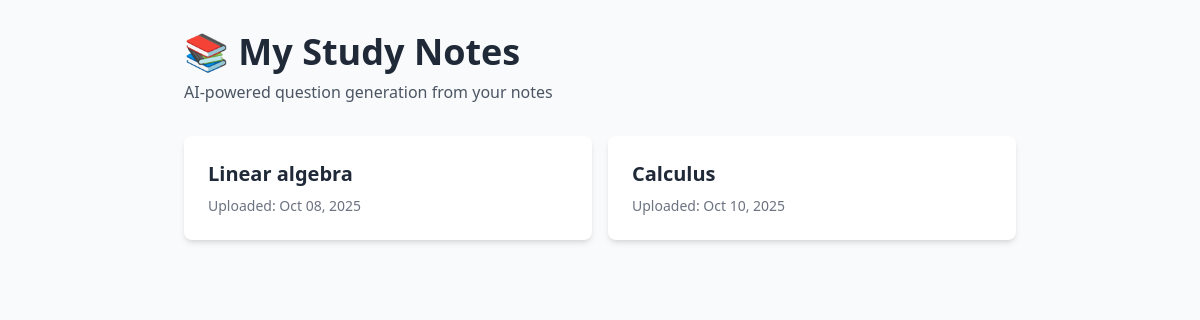
The page / on the database its author committed.
### polls/models.py (models this page shows, shortened)
class Note_set(models.Model): # class is a blueprint. Note_set creates an instance(object) from it.
    title = models.CharField(max_length=100)
    content = models.FileField(upload_to='notes/')
    uploaded_at = models.DateTimeField(auto_now_add=True)

### polls/views.py (the view)
# urls.py: path('', views.index, name='home'),
def index(request):
    note_set = Note_set.objects.all()
    context = {
        'note_set': note_set
    }
    return render(request, "polls/home.html", context)

### polls/templates/polls/home.html (shortened to what this page needs)
<!DOCTYPE html>
<html lang="en">
<head>
    <script src="https://cdn.tailwindcss.com"></script>
</head>
<body class="bg-gray-50 min-h-screen">
    <div class="max-w-4xl mx-auto p-8">
        <div class="mb-8">
            <h1 class="text-4xl font-bold text-gray-800 mb-2">📚 My Study Notes</h1>
            <p class="text-gray-600">AI-powered question generation from your notes</p>
        </div>
        <div class="grid grid-cols-1 md:grid-cols-2 gap-4">
            {% for note in note_set %}
            <a href="/details/{{ note.id }}/"
               class="bg-white rounded-lg shadow-md p-6 hover:shadow-lg transition-shadow">
                <h3 class="text-xl font-semibold text-gray-800 mb-2">
                    {{ note.title }}
                </h3>
                <p class="text-sm text-gray-500">
                    Uploaded: {{ note.uploaded_at|date:"M d, Y" }}
                </p>
            </a>
            {% endfor %}
        </div>
    </div>
</body>
</html>

### rows shown on the page
Note_set: title "Linear algebra", uploaded_at "Oct 08, 2025"
Note_set: title "Calculus", uploaded_at "Oct 10, 2025"
